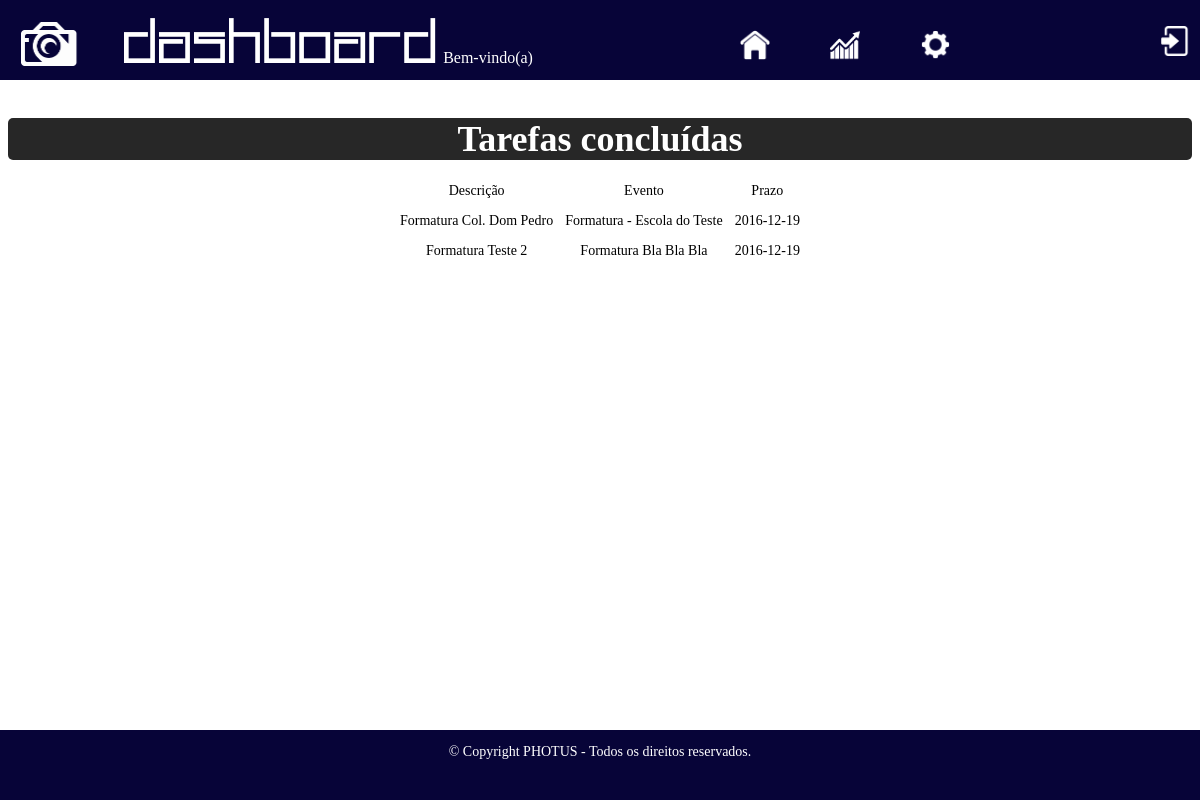
The app's page /tarefas_concluidas.php (signed in) with its own data.
### tables this page shows
CREATE TABLE `tarefa` (
  `ID` int(11) NOT NULL AUTO_INCREMENT,
  `DESCRICAO` varchar(50) DEFAULT NULL,
  `FUNCIONARIO` int(11) DEFAULT NULL,
  `PRAZO` date DEFAULT NULL,
  `EVENTO` int(11) DEFAULT NULL,
  `DATACRI` date DEFAULT NULL,
  `STATUS` int(11) DEFAULT NULL,
  PRIMARY KEY (`ID`),
  KEY `FK_TAREFA_FUNCIONARIO` (`FUNCIONARIO`),
  KEY `FK_TAREFA_EVENTO` (`EVENTO`)
);

CREATE TABLE `evento` (
  `ID` int(11) NOT NULL AUTO_INCREMENT,
  `CLIENTE` int(11) DEFAULT NULL,
  `DESCRICAO` varchar(50) DEFAULT NULL,
  `DATAEVENTO` date DEFAULT NULL,
  `LOGRADOURO` varchar(50) DEFAULT NULL,
  `NUMERO` int(11) DEFAULT NULL,
  `NOMELOGR` varchar(50) DEFAULT NULL,
  `COMPLEMENTO` varchar(30) DEFAULT NULL,
  `BAIRRO` varchar(50) DEFAULT NULL,
  `CIDADE` varchar(50) DEFAULT NULL,
  `UF` varchar(50) DEFAULT NULL,
  `FOTOGRAFO` int(11) DEFAULT NULL,
  `QTDFOTOS` int(11) DEFAULT NULL,
  `ENTFOTOS` char(1) DEFAULT NULL,
  `INICIO` datetime DEFAULT NULL,
  `TERMINO` datetime DEFAULT NULL,
  PRIMARY KEY (`ID`),
  KEY `FK_EVENTO_CLIENTE` (`CLIENTE`),
  KEY `FK_EVENTO_FOTOGRAFO` (`FOTOGRAFO`)
);

### classes/Tarefa.php (called while the page is built, shortened)
<?php
class Tarefa extends Conexao_sql {
	private $query;
	public function getQuery() {
		return $this -> query;
	}
	public function setQuery($query) {
		$this -> query = $query;
	}
	public function visualizarTarefasConcluidas($idfunc) {
		$pdo = parent::getDB();
		$query = $pdo -> prepare("SELECT T.DESCRICAO AS DESCRICAO, E.DESCRICAO AS EVENTO, T.PRAZO AS PRAZO, F.ID
				  FROM TAREFA T
				  INNER JOIN EVENTO AS E ON T.EVENTO = E.ID
				  INNER JOIN FUNCIONARIO AS F ON T.FUNCIONARIO = F.ID
				  WHERE F.ID = " . $idfunc . " AND T.STATUS = 1");
		$query -> execute();
	}
}
?>

### tarefas_concluidas.php (the view, shortened to what this page needs)
<?php
	require_once "classes/Tarefa.php";
	$session_id = $_GET['session'];
	if (isset($_SESSION['id'])) {
		$id = $_SESSION['id'];
		$tarefa = new Tarefa;
		$tarefa -> setFuncionario($id);
	}
?>
<!DOCTYPE html>
<html lang="pt-br">
<head>
	<link rel="stylesheet" href="stylesheet.css">
</head>
<body style="background-image: none;">
	<div class="header-painel">
		<img src="img/logo_photus_branco.png" style="position: relative; display: inline-block; width: 60px; height: 50px; top: 7px; left: 10px">
		<h3 class="t-header">Dashboard</h3>
		<span style="display: inline-block; margin-right: -180px; font-family: Gravity-Bold; color: #fff"><?php echo "Bem-vindo(a) " . $_SESSION['usuario']; ?></span>
		<a href="principal.php"><img src="img/home.png" class="icon-header" style="left: 380px"></a>
		<a href="grafico.php?session=<?php $session_id ?>"><img src="img/grafico.png" class="icon-header" style="left: 430px"></a>
		<a href="config.php"><img src="img/config.png" class="icon-header" style="left: 480px"></a>
		<a href="principal.php?logout=ok"><img src="img/logout_branco.png" class="icon-header" style="float: right; margin-top: 23px; margin-right: 17px;" title="Logout"></a>
	</div>
	<div class="container">
		<div class="painel" style="top: 110px; text-align: center">
			<h4 class="t-painel" style="padding-left: 10px; padding-right: 10px; margin: 0px 0px 10px 0px">Tarefas concluídas</h4>
			<table class="tarefas" style="border-spacing: 10px; margin: 0px auto;">
				<tr>
					<td><span class="t-texto-painel">Descrição</span></td>
					<td><span class="t-texto-painel">Evento</span></td>
					<td><span class="t-texto-painel">Prazo</span></td>
				</tr>
				<?php
					$tarefa -> visualizarTarefasConcluidas($id);
					$query = $tarefa -> getQuery();
					$valor = $query -> fetchAll(PDO::FETCH_ASSOC);
					foreach ($valor as $dado) {
				?>
				<tr>
					<td><span class="texto-painel"><?php print($dado['DESCRICAO']) ?></span></td>
					<td><span class="texto-painel"><?php print($dado['EVENTO']) ?></span></td>
					<td><span class="texto-painel"><?php print($dado['PRAZO']) ?></span></td>
				</tr>
				<?php
					}
				?>
			</table>
		</div>
	</div>
	<div class="footer">
		<p class="texto-painel" style="display: block; top: 20px">&copy; Copyright PHOTUS - Todos os direitos reservados.</p>
	</div>
</body>
</html>

### stylesheet.css (style rules this page uses)
body { background-image: url('img/wallpaper_site_photus.jpg'); background-repeat: no-repeat; background-attachment: fixed; background-size: 100%; }
.container { position: relative; display: block; margin: auto; max-width: 100%; }
.header-painel { background: #070438; height: 80px; position: fixed; top: 0; left: 0; z-index: 15; width: 100%; padding-left: 10px; padding-top: -10px; }
.t-header { font-family: Squared-Display, sans-serif; font-size: 70px; margin-top: 10px; display: inline-block; margin-left: 50px; color: #fff; }
.painel { position: relative; }
.t-painel { font-family: Gravity-Bold; font-size: 36px; color: #fff; border-radius: 5px; background-color: #272727; }
.t-texto-painel { font-family: Gravity-Bold; font-size: 14px; }
.texto-painel { font-family: Gravity-Regular; font-size: 14px; }
.tarefas tr { border-bottom: 1px solid #fff; }
.icon-header { width: 30px; height: 30px; display: inline-block; position: relative; border: 3px solid #070438; top: 0px; }
.footer { width: 100%; position: fixed; bottom: 0px; left: 0px; height: 70px; background-color: #070438; color: #fff; text-align: center; margin-top: 30px; }

### records on screen
tarefa: DESCRICAO "Formatura Col. Dom Pedro", evento.DESCRICAO "Formatura - Escola do Teste", PRAZO "2016-12-19"
tarefa: DESCRICAO "Formatura Teste 2", evento.DESCRICAO "Formatura Bla Bla Bla", PRAZO "2016-12-19"
